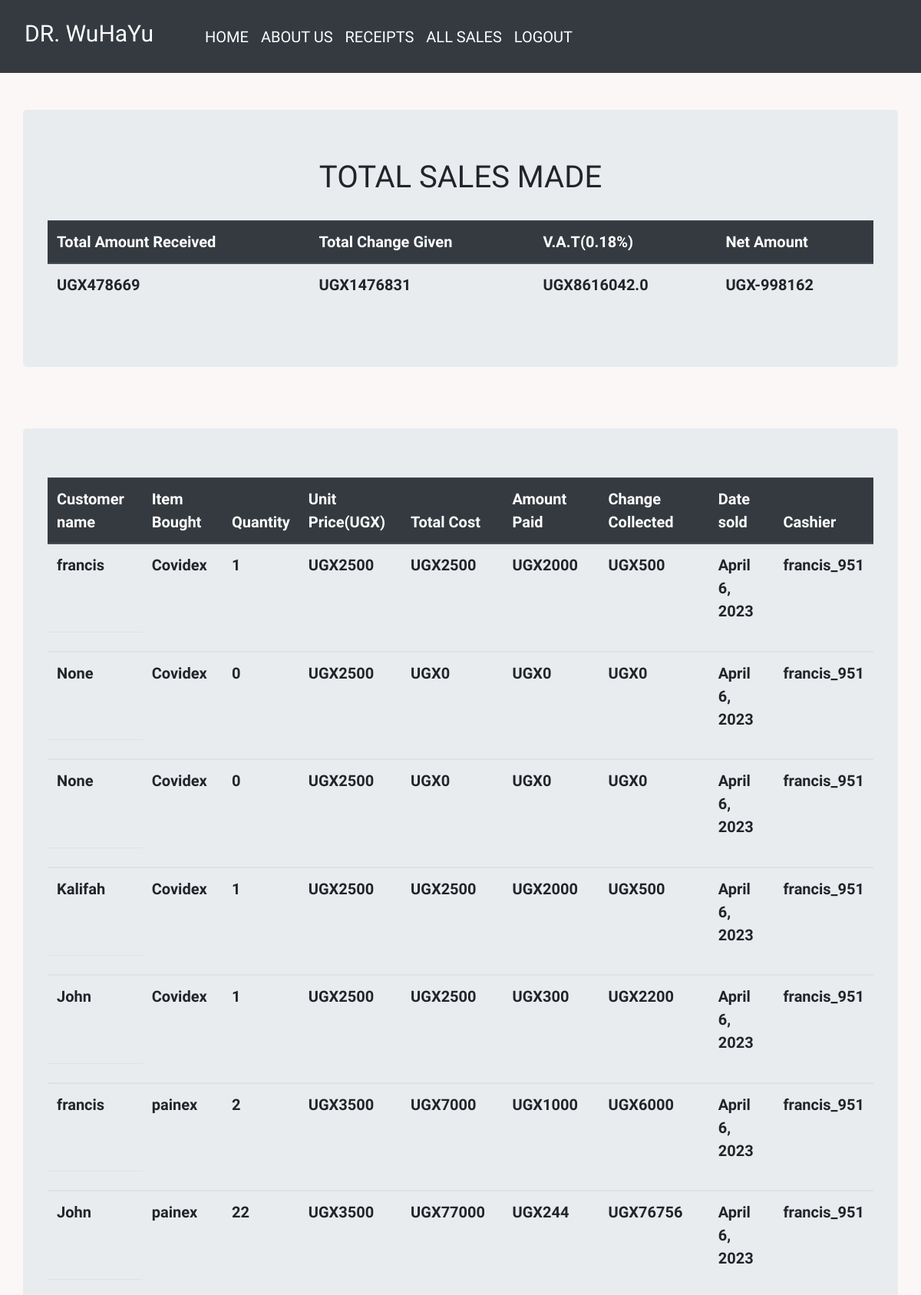
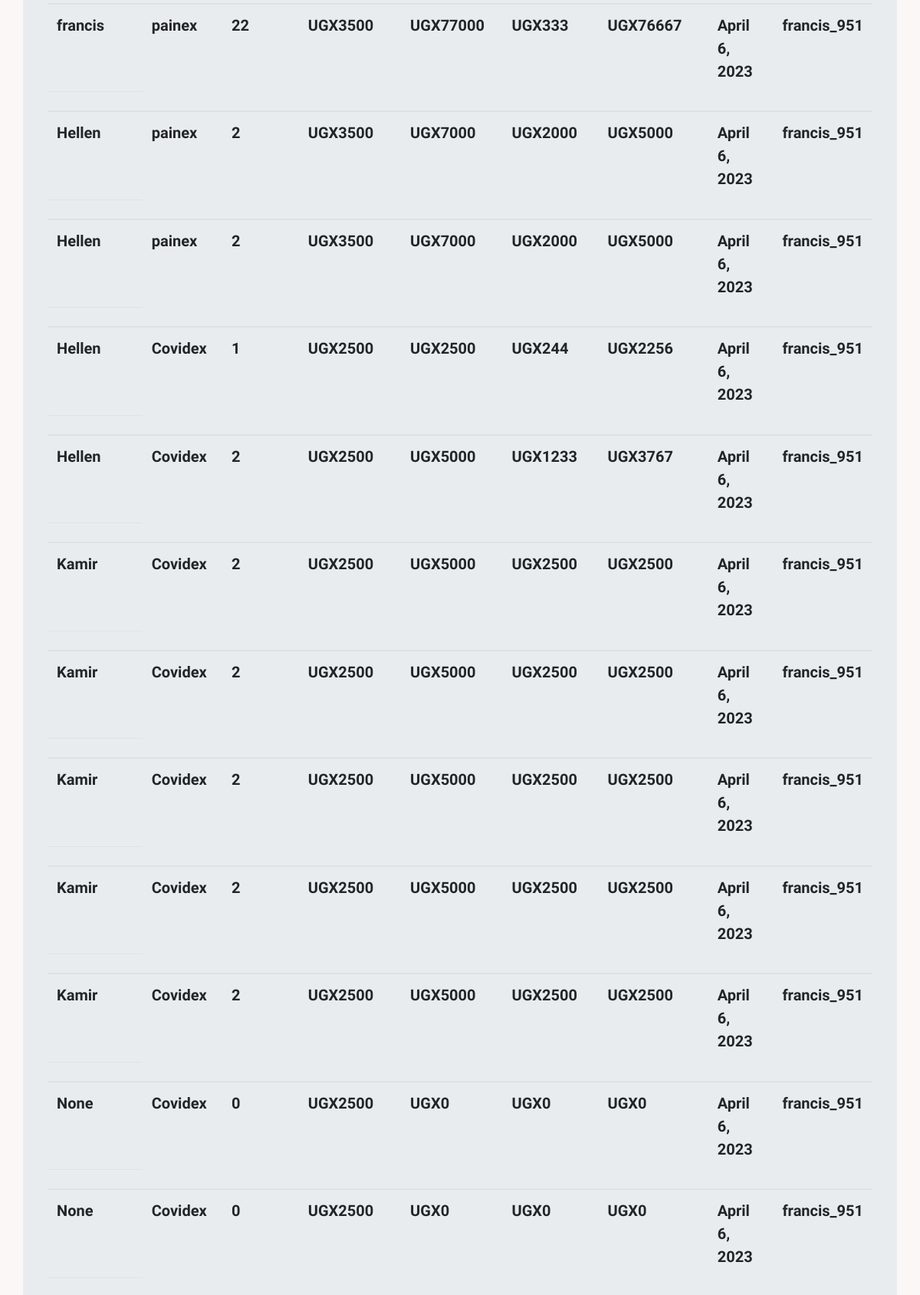
/all_sales/1/ (signed in, upper part), run on the app's committed database (2 pictures, top to bottom).
### pharmacy/models.py (models this page shows, shortened)
class Sale(models.Model):
        item = models.ForeignKey(Product, on_delete = models.CASCADE)
        quantity = models.IntegerField(default=0, null=False, blank=True)
        amount_received = models.IntegerField(default=0, null=False, blank=True)
        issue_to = models.CharField(max_length = 50, null = True, blank = True)
        unit_price = models.IntegerField(default = 0, null = False, blank = True)
        date = models.DateField(auto_now_add= False)
        def get_total(self):
            total = self.quantity * self.unit_price
            return int(total)
        def get_change(self):
            change = self.get_total() - self.amount_received
            return abs(int(change))

class Product(models.Model):
    category_name = models.ForeignKey(Category, on_delete=models.CASCADE, null=True, blank=True)
    item_name = models.CharField(max_length = 50, null = True, blank = True)
    total_quantity = models.IntegerField(default = 0, null=True, blank = True)
    issued_quantity = models.IntegerField(default = 0, null = True, blank = True)
    recieved_quantity = models.IntegerField(default = 0, null = True, blank = True)
    unit_price = models.IntegerField(default = 0, null = True, blank = True)
    manufacture = models.CharField(max_length = 50, null = True, blank = True)
    brand = models.CharField(max_length = 50, null = True, blank = True)
    def __str__(self):
        return self.item_name

### pharmacy/views.py (the view)
# urls.py: path('all_sales/<int:user_id>/', views.all_sales, name='all_sales'),#handles all all_sales from the browser
@login_required
def all_sales(request, user_id):
    sales = Sale.objects.all()
    total = sum([items.amount_received for items in sales])
    change = sum([items.get_change() for items in sales])
    net = total - change
    vat = round((total * 0.18) * 100, 2)
    user = User.objects.get(id = user_id)
    return render(request, 'products/all_sales.html', {
        'sales':sales,
        'total': total,
        'change': change,
        'net':net,
        'vat':vat,
        'user':user
    })

### templates/products/all_sales.html
{% extends 'products/base.html'%}
{% block content %}
<br></br>
<div class = "container jumbotron">
<h1 class = "text-center">TOTAL SALES MADE</h1><br>
  <table class="table table table-hover fs-1">
    <thead class="thead-dark">
      <tr>
        <th scope="col">Total Amount Received</th>
        <th scope="col">Total Change Given</th>
        <th scope="col">V.A.T(0.18%)</th>
        <th scope="col">Net Amount</th>
      </tr>
    </thead>
    <tbody>
      <tr>
        <td>UGX{{total}}</td>
        <td>UGX{{change}}</td>
        <td>UGX{{vat}}</td>
        <td>UGX{{net}}</td>
      </tr>
    </tbody>
  </table>
</div>
<br></br>
<div class = "jumbotron container">
  <table class="table table-hover fs-1">
    <thead class="thead-dark">
      <tr>
        <th scope="col">Customer name</th>
        <th scope="col">Item Bought</th>
        <th scope="col">Quantity</th>
        <th scope="col">Unit Price(UGX)</th>
        <th scope="col">Total Cost</th>
        <th scope="col">Amount Paid</th>
        <th scope="col">Change Collected</th>
        <th scope="col">Date sold</th>
        <th>Cashier</th>
      </tr>
    </thead>
    {% for sale in sales %}
    <tbody>
      <tr>
        <td>{{sale.issue_to }}</td>
        <td>{{sale.item }}</td>
        <td>{{sale.quantity}}</td>
        <td>UGX{{sale.unit_price}}</td>
        <td>UGX{{sale.get_total}}</td>
        <td>UGX{{sale.amount_received}}</td>
        <td>UGX{{sale.get_change}}</td>
        <td>{{sale.date}}</td>
        <td>{{user.username}}</td>
      </tr>
      <tr>
        <td></td>
      </tr>
    </tbody>
    {% endfor %}
  </table>
</div>
{% endblock%}

### pharmacy/static/css/main.css (style rules this page uses)
.fs-1 { font-size: 20px; font-weight: bold; }
body { background-color: hsla(0, 41%, 97%, 0.726); font-family: 'Edu NSW ACT Foundation', 'cursive'; }

### data on the page
Sale: issue_to "francis", item "Covidex", quantity "1", unit_price "2500", get_total "2500", amount_received "2000", get_change "500", date "April 6, 2023"
Sale: issue_to "None", item "Covidex", quantity "0", unit_price "2500", get_total "0", amount_received "0", get_change "0", date "April 6, 2023"
Sale: issue_to "None", item "Covidex", quantity "0", unit_price "2500", get_total "0", amount_received "0", get_change "0", date "April 6, 2023"
Sale: issue_to "Kalifah", item "Covidex", quantity "1", unit_price "2500", get_total "2500", amount_received "2000", get_change "500", date "April 6, 2023"
Sale: issue_to "John", item "Covidex", quantity "1", unit_price "2500", get_total "2500", amount_received "300", get_change "2200", date "April 6, 2023"
Sale: issue_to "francis", item "painex", quantity "2", unit_price "3500", get_total "7000", amount_received "1000", get_change "6000", date "April 6, 2023"
Sale: issue_to "John", item "painex", quantity "22", unit_price "3500", get_total "77000", amount_received "244", get_change "76756", date "April 6, 2023"
Sale: issue_to "francis", item "painex", quantity "22", unit_price "3500", get_total "77000", amount_received "333", get_change "76667", date "April 6, 2023"
Sale: issue_to "Hellen", item "painex", quantity "2", unit_price "3500", get_total "7000", amount_received "2000", get_change "5000", date "April 6, 2023"
Sale: issue_to "Hellen", item "painex", quantity "2", unit_price "3500", get_total "7000", amount_received "2000", get_change "5000", date "April 6, 2023"
Sale: issue_to "Hellen", item "Covidex", quantity "1", unit_price "2500", get_total "2500", amount_received "244", get_change "2256", date "April 6, 2023"
Sale: issue_to "Hellen", item "Covidex", quantity "2", unit_price "2500", get_total "5000", amount_received "1233", get_change "3767", date "April 6, 2023"
Sale: issue_to "Kamir", item "Covidex", quantity "2", unit_price "2500", get_total "5000", amount_received "2500", get_change "2500", date "April 6, 2023"
Sale: issue_to "Kamir", item "Covidex", quantity "2", unit_price "2500", get_total "5000", amount_received "2500", get_change "2500", date "April 6, 2023"
Sale: issue_to "Kamir", item "Covidex", quantity "2", unit_price "2500", get_total "5000", amount_received "2500", get_change "2500", date "April 6, 2023"
Sale: issue_to "Kamir", item "Covidex", quantity "2", unit_price "2500", get_total "5000", amount_received "2500", get_change "2500", date "April 6, 2023"
Sale: issue_to "Kamir", item "Covidex", quantity "2", unit_price "2500", get_total "5000", amount_received "2500", get_change "2500", date "April 6, 2023"
Sale: issue_to "None", item "Covidex", quantity "0", unit_price "2500", get_total "0", amount_received "0", get_change "0", date "April 6, 2023"
Sale: issue_to "None", item "Covidex", quantity "0", unit_price "2500", get_total "0", amount_received "0", get_change "0", date "April 6, 2023"

### other printed values
{{ total }} "478669"
{{ change }} "1476831"
{{ vat }} "8616042.0"
{{ net }} "-998162"
{{ user.username }} "francis_951"
